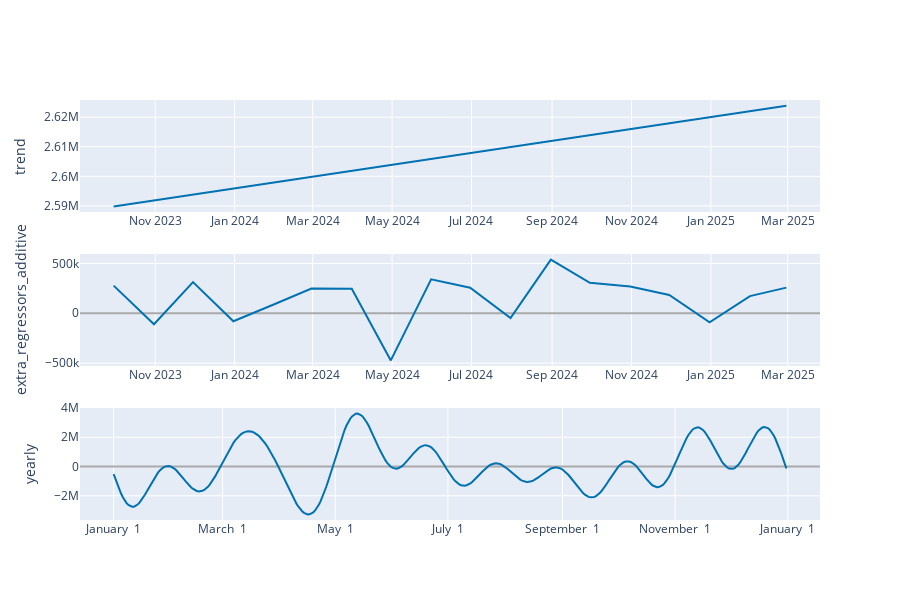

This figure's notebook cell:
### Markdown cell above
Step 3: Model Fitting and measuring model's accuracy by RMSE, MAE, MAPE

Testing various time series methods and measuring the effect of seasonality and regressors in the model. Selecting the best method with the most useful regressors based on their accuracy measured by RMSE, MAE and MAPE.

### Code cell
#3.1 Model Search

# --- Data Prep ---
df = data[['ACC_MONTH', 'TOT_PAID', 'EST_COST', 'NBR_CASE', 'NBR_KEY_CASE','NBR_OTHER']].dropna()

df['ds'] = pd.to_datetime(df['ACC_MONTH'])
df['y'] = df['TOT_PAID']
df = df.sort_values('ds').reset_index(drop=True)

# --- Part 3.1: Lagged Regressors ---
lag = 12
regressors = ['EST_COST', 'NBR_OTHER']

for reg in regressors:
    df[f'{reg}_lag{lag}'] = df[reg].shift(lag)

df_model = df.dropna().copy().reset_index(drop=True)

# --- Part 3.2: PCA on lagged regressors ---
lagged_features = [f'{reg}_lag{lag}' for reg in regressors]
X = df_model[lagged_features]
scaler = StandardScaler()
X_scaled = scaler.fit_transform(X)

pca = PCA(n_components=2)
X_pca = pca.fit_transform(X_scaled)
df_model['PC1'] = X_pca[:, 0]
df_model['PC2'] = X_pca[:, 1]

# --- Optional: Evaluate Forecast Accuracy of Regressors ---
print("\n--- Historical Forecast Accuracy of Regressors ---")
for reg in regressors:
    df_reg = df[['ds', reg]].dropna().copy().rename(columns={reg: 'y'})
    reg_model = Prophet()
    reg_model.fit(df_reg)
    
    reg_forecast = reg_model.predict(df_reg[['ds']])
    
    # Merge forecast with actuals
    merged = df_reg.merge(reg_forecast[['ds', 'yhat']], on='ds', how='inner')
    y_true = merged['y']
    y_pred = merged['yhat']
    
    rmse = np.sqrt(mean_squared_error(y_true, y_pred))
    mae = mean_absolute_error(y_true, y_pred)
    
    nonzero_mask = y_true != 0
    y_true_nz = y_true[nonzero_mask]
    y_pred_nz = y_pred[nonzero_mask]
    mape = np.mean(np.abs((y_true_nz - y_pred_nz) / y_true_nz)) * 100 if len(y_true_nz) > 0 else np.nan

    print(f"{reg} — RMSE: {rmse:.2f}, MAE: {mae:.2f}, MAPE: {mape:.2f}%")

# --- Part 3.3: Prepare Prophet data ---
df_model['ds'] = df_model['ds']
df_model['y'] = df_model['y']

# --- Part 3.4: Train-Test Split (last 18 months for testing) ---
train = df_model[:-18]
test = df_model[-18:]

# --- Part 3.5: Train Prophet Model on PC1 & PC2 ---
model = Prophet(yearly_seasonality=True, changepoint_prior_scale=0.1)
model.add_regressor('PC1')
model.add_regressor('PC2')
model.fit(train[['ds', 'y', 'PC1', 'PC2']])

# --- Part 3.6: Forecast TOT_PAID on Test Set ---
forecast_test = model.predict(test[['ds', 'PC1', 'PC2']])

# --- Part 3.7: Evaluate TOT_PAID Forecast Accuracy ---
rmse = np.sqrt(mean_squared_error(test['y'], forecast_test['yhat']))
mae = mean_absolute_error(test['y'], forecast_test['yhat'])

actual = test['y'].values
predicted = forecast_test['yhat'].values
nonzero_mask = actual != 0
actual_nonzero = actual[nonzero_mask]
predicted_nonzero = predicted[nonzero_mask]
mape = np.mean(np.abs((actual_nonzero - predicted_nonzero) / actual_nonzero)) * 100 if len(actual_nonzero) > 0 else np.nan

print("\n--- Historical Forecast Accuracy for TOT_PAID (Last 18 Months) ---")
print(f"RMSE: {rmse:,.2f}")
print(f"MAE: {mae:,.2f}")
print(f"MAPE: {mape:.2f}%")

# --- Part 3.8: Plot ---
plot_components_plotly(model, forecast_test)
#model.plot_components(forecast_test)


#output: the model's accuracy is in a very good level so we have good confindece about its performance for future data
# Prophet plot component also shows that the model has a steady increasing trend, complex seasonality effect and decent influence of regressors (PC1 & PC2)

### Figure 1 — Plotly figure (JSON) as saved in the notebook; plotly's stock layout.template omitted (floating-point values rounded to 4 significant figures; data arrays with more than 128 entries replaced by an {"elided": "..."} marker saying what was removed)
{"data": [{"line": {"color": "#0072B2", "width": 2}, "mode": "lines", "name": "trend", "type": "scatter", "x": ["2023-09-30T00:00:00.000000000", "2023-10-31T00:00:00.000000000", "2023-11-30T00:00:00.000000000", "2023-12-31T00:00:00.000000000", "2024-01-31T00:00:00.000000000", "2024-02-29T00:00:00.000000000", "2024-03-31T00:00:00.000000000", "2024-04-30T00:00:00.000000000", "2024-05-31T00:00:00.000000000", "2024-06-30T00:00:00.000000000", "2024-07-31T00:00:00.000000000", "2024-08-31T00:00:00.000000000", "2024-09-30T00:00:00.000000000", "2024-10-31T00:00:00.000000000", "2024-11-30T00:00:00.000000000", "2024-12-31T00:00:00.000000000", "2025-01-31T00:00:00.000000000", "2025-02-28T00:00:00.000000000"], "xaxis": "x", "y": [2590000.0, 2592000.0, 2594000.0, 2596000.0, 2598000.0, 2600000.0, 2602000.0, 2604000.0, 2606000.0, 2608000.0, 2610000.0, 2612000.0, 2614000.0, 2616000.0, 2618000.0, 2620000.0, 2622000.0, 2624000.0], "yaxis": "y"}, {"line": {"color": "rgba(0, 114, 178, 0.2)", "width": 0}, "mode": "lines", "name": "trend_upper", "type": "scatter", "x": ["2023-09-30T00:00:00.000000000", "2023-10-31T00:00:00.000000000", "2023-11-30T00:00:00.000000000", "2023-12-31T00:00:00.000000000", "2024-01-31T00:00:00.000000000", "2024-02-29T00:00:00.000000000", "2024-03-31T00:00:00.000000000", "2024-04-30T00:00:00.000000000", "2024-05-31T00:00:00.000000000", "2024-06-30T00:00:00.000000000", "2024-07-31T00:00:00.000000000", "2024-08-31T00:00:00.000000000", "2024-09-30T00:00:00.000000000", "2024-10-31T00:00:00.000000000", "2024-11-30T00:00:00.000000000", "2024-12-31T00:00:00.000000000", "2025-01-31T00:00:00.000000000", "2025-02-28T00:00:00.000000000"], "xaxis": "x", "y": [2590000.0, 2592000.0, 2594000.0, 2596000.0, 2598000.0, 2600000.0, 2602000.0, 2604000.0, 2606000.0, 2608000.0, 2610000.0, 2612000.0, 2614000.0, 2616000.0, 2618000.0, 2620000.0, 2622000.0, 2624000.0], "yaxis": "y"}, {"fill": "tonexty", "fillcolor": "rgba(0, 114, 178, 0.2)", "line": {"color": "rgba(0, 114, 178, 0.2)", "width": 0}, "mode": "lines", "name": "trend_lower", "type": "scatter", "x": ["2023-09-30T00:00:00.000000000", "2023-10-31T00:00:00.000000000", "2023-11-30T00:00:00.000000000", "2023-12-31T00:00:00.000000000", "2024-01-31T00:00:00.000000000", "2024-02-29T00:00:00.000000000", "2024-03-31T00:00:00.000000000", "2024-04-30T00:00:00.000000000", "2024-05-31T00:00:00.000000000", "2024-06-30T00:00:00.000000000", "2024-07-31T00:00:00.000000000", "2024-08-31T00:00:00.000000000", "2024-09-30T00:00:00.000000000", "2024-10-31T00:00:00.000000000", "2024-11-30T00:00:00.000000000", "2024-12-31T00:00:00.000000000", "2025-01-31T00:00:00.000000000", "2025-02-28T00:00:00.000000000"], "xaxis": "x", "y": [2590000.0, 2592000.0, 2594000.0, 2596000.0, 2598000.0, 2600000.0, 2602000.0, 2604000.0, 2606000.0, 2608000.0, 2610000.0, 2612000.0, 2614000.0, 2616000.0, 2618000.0, 2620000.0, 2622000.0, 2624000.0], "yaxis": "y"}, {"line": {"color": "#0072B2", "width": 2}, "mode": "lines", "name": "extra_regressors_additive", "type": "scatter", "x": ["2023-09-30T00:00:00.000000000", "2023-10-31T00:00:00.000000000", "2023-11-30T00:00:00.000000000", "2023-12-31T00:00:00.000000000", "2024-01-31T00:00:00.000000000", "2024-02-29T00:00:00.000000000", "2024-03-31T00:00:00.000000000", "2024-04-30T00:00:00.000000000", "2024-05-31T00:00:00.000000000", "2024-06-30T00:00:00.000000000", "2024-07-31T00:00:00.000000000", "2024-08-31T00:00:00.000000000", "2024-09-30T00:00:00.000000000", "2024-10-31T00:00:00.000000000", "2024-11-30T00:00:00.000000000", "2024-12-31T00:00:00.000000000", "2025-01-31T00:00:00.000000000", "2025-02-28T00:00:00.000000000"], "xaxis": "x2", "y": [277500.0, -110100.0, 312600.0, -80430.0, 87750.0, 248900.0, 245900.0, -472800.0, 340100.0, 256100.0, -49010.0, 538400.0, 305100.0, 268100.0, 183600.0, -89980.0, 172200.0, 257000.0], "yaxis": "y2"}, {"line": {"color": "#0072B2", "width": 2}, "mode": "lines", "name": "yearly", "type": "scatter", "x": {"elided": "365 str values"}, "xaxis": "x3", "y": {"elided": "365 float values"}, "yaxis": "y3"}], "layout": {"height": 600, "showlegend": false, "width": 900, "xaxis": {"anchor": "y", "domain": [0, 1], "range": ["2023-09-04T03:36:00", "2025-03-25T20:24:00"], "type": "date"}, "xaxis2": {"anchor": "y2", "domain": [0, 1], "range": ["2023-09-04T03:36:00", "2025-03-25T20:24:00"], "type": "date"}, "xaxis3": {"anchor": "y3", "domain": [0, 1], "range": ["2016-12-13T18:54:02.958904115", "2018-01-18T11:04:57.863013581"], "tickformat": "%B %e", "type": "date"}, "yaxis": {"anchor": "x", "domain": [0.7333, 1], "rangemode": "normal", "title": {"text": "trend"}, "zerolinecolor": "#AAA"}, "yaxis2": {"anchor": "x2", "domain": [0.3667, 0.6333], "rangemode": "tozero", "title": {"text": "extra_regressors_additive"}, "zerolinecolor": "#AAA"}, "yaxis3": {"anchor": "x3", "domain": [0, 0.2667], "title": {"text": "yearly"}, "zerolinecolor": "#AAA"}}}
